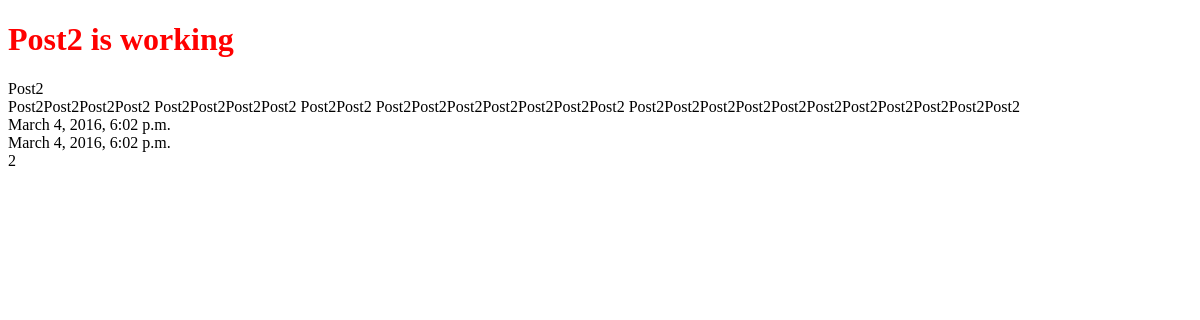
Before: /posts/2/ with the older database file.
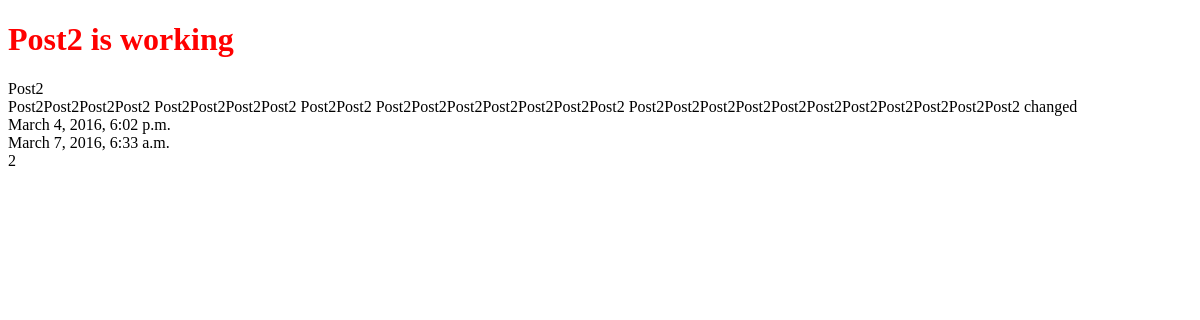
After: the same page with the newer database file.
### posts/models.py (models this page shows, shortened)
class Post(models.Model):
    title = models.CharField(max_length=120)
    content = models.TextField()
    timestamp = models.DateTimeField(auto_now=False, auto_now_add=True)
    updated = models.DateTimeField(auto_now=True, auto_now_add=False)

### posts/views.py (the view)
# urls.py: url(r'^(?P<id>\d+)/$', post_detail, name='detail'),
def post_detail(request, id=None):
    instance = get_object_or_404(Post, id=id)
    context = {
        'title': instance.title,
        'instance': instance,
    }
    return render(request, "post_detail.html", context)

### templates/post_detail.html (shortened to what this page needs)
{% extends 'base.html' %}
{% block content %}
<h1>{{ title }} is working</h1>
{{ instance.title }}<br>
{{ instance.content }}<br>
{{ instance.timestamp }}<br>
{{ instance.updated }}<br>
{{ instance.id }}<br>
{% endblock content %}

Changed rows visible on the page:
changed Post "Post2": content "Post2Post2Post2Post2 Post2Post2Post2Post2 Post2Post2 Post2Post2Post2Post2Post2Post2Post2 Post2Post2Post2Post2Post2Post2Post2Post2Post2Post2Post2" → "Post2Post2Post2Post2 Post2Post2Post2Post2 Post2Post2 Post2Post2Post2Post2Post2Post2Post2 Post2Post2Post2Post2Post2Post2Post2Post2Post2Post2Post2 changed"; updated "March 4, 2016, 6:02 p.m." → "March 7, 2016, 6:33 a.m."
